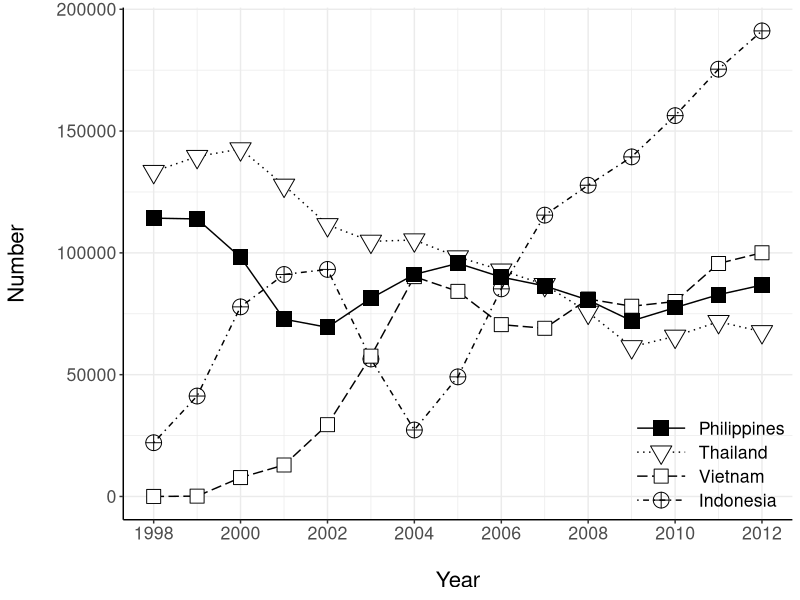
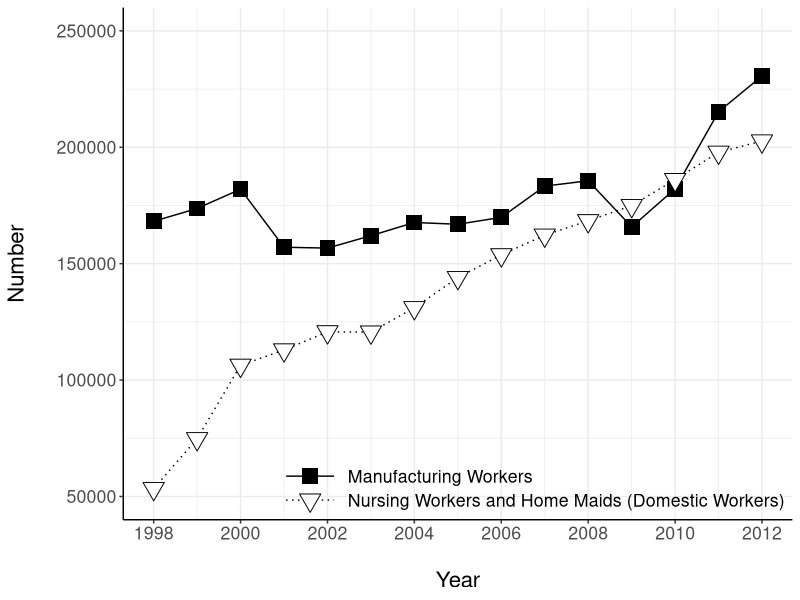
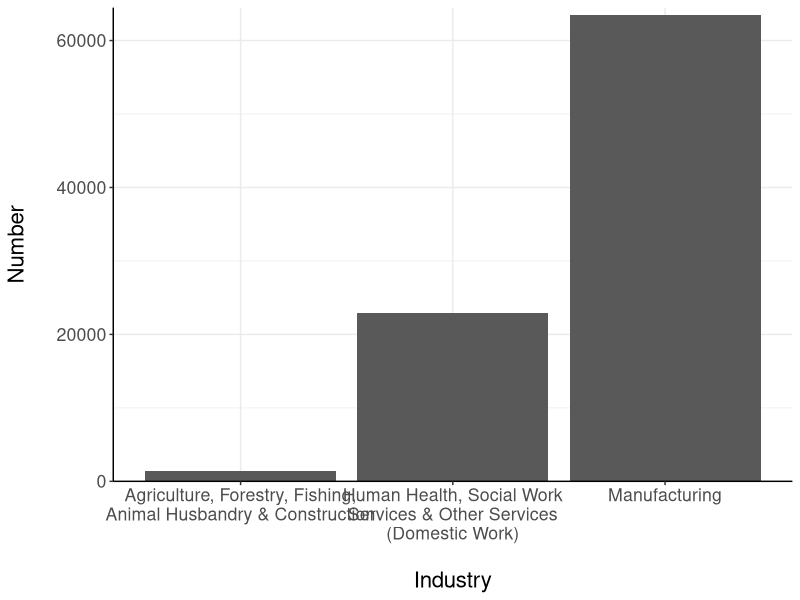
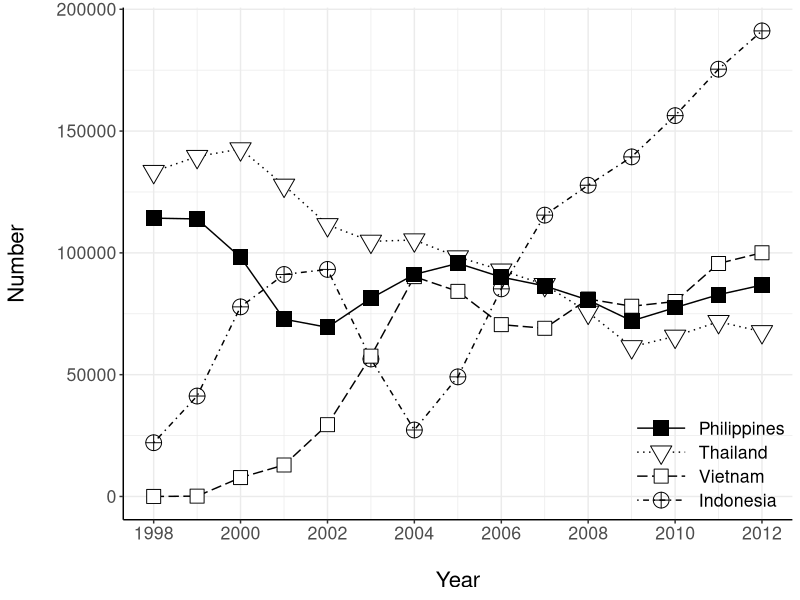
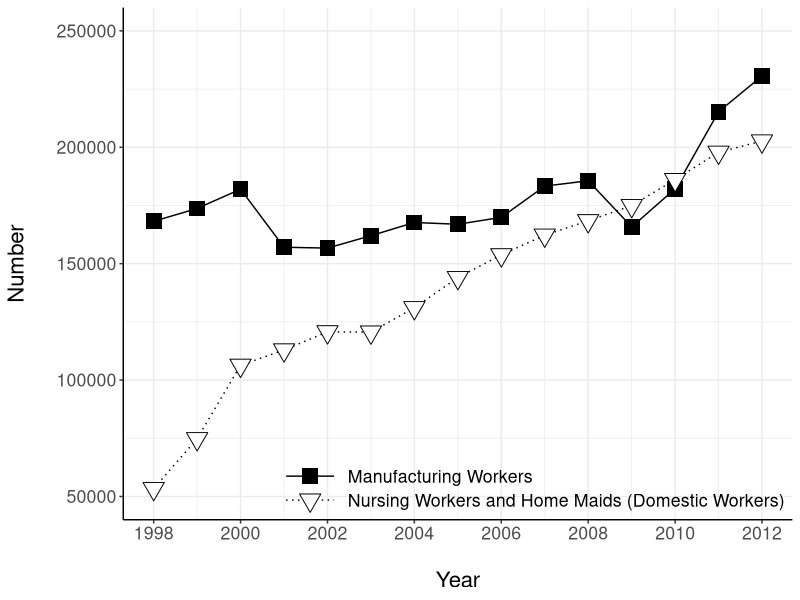
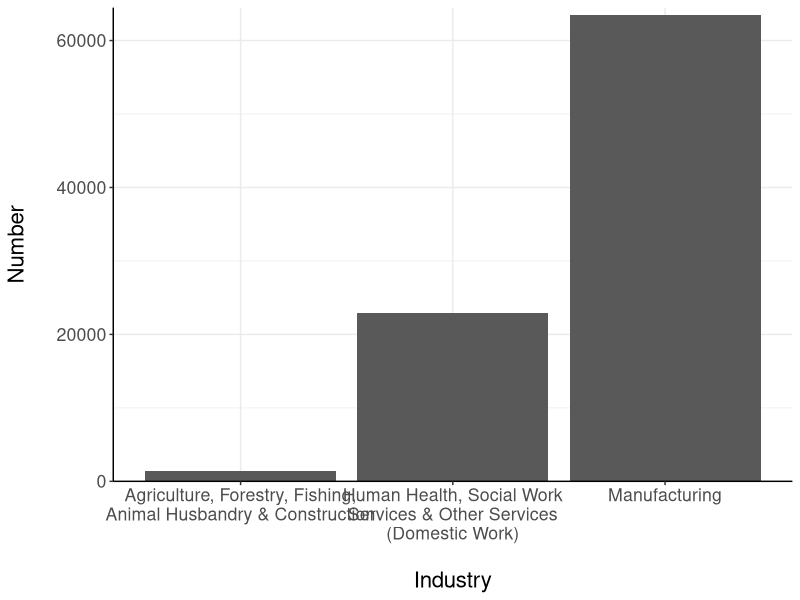

Here is the R script that generated these plots, in order:
library(tidyverse)
library(lubridate)

# Figure 1
f1 <- read_csv("fig1.csv")
f1.plot <- f1 %>%
  pivot_longer(-Year, names_to = "Country", values_to = "Value") %>%
  mutate(Year = make_date(Year)) %>%
  mutate(Country = factor(Country, levels = c("Philippines", "Thailand", "Vietnam", "Indonesia"))) %>%
  arrange(desc(Country)) %>%
  ggplot(aes(x = Year, y = Value, group = Country)) +
  geom_line(aes(linetype = Country)) +
  geom_point(aes(shape = Country),
    fill = "white",
    size = 5
  ) +
  labs(x = "\nYear", y = "Number\n") +
  scale_shape_manual(values = c(15, 25, 22, 10), name = "") +
  scale_linetype_manual(
    values = c("solid", "dotted", "longdash", "dotdash"),
    name = ""
  ) +
  scale_x_date(breaks = seq(as_date("1998-01-01"), as_date("2012-01-01"),
    by = "2 years"
  ), date_labels = "%Y") +
  theme_bw() +
  theme(
    panel.border = element_blank(),
    axis.line = element_line(color = "black"),
    legend.key = element_blank(),
    legend.background = element_blank(),
    legend.justification = c(1, 0),
    legend.position = c(1, 0),
    legend.key.width = unit(3, "line"),
    text = element_text(size = 16)
  )
f1.plot
ggsave("fig1.emf", f1.plot, height = 7, width = 9)

# Figure 2
f2 <- read_csv("fig2.csv")
f2.plot <- f2 %>%
  setNames(c(
    "Year", "Manufacturing Workers",
    "Nursing Workers and Home Maids (Domestic Workers)"
  )) %>%
  pivot_longer(-Year, names_to = "Type", values_to = "Value") %>%
  mutate(Year = make_date(Year)) %>%
  ggplot(aes(x = Year, y = Value, group = Type)) +
  geom_line(aes(linetype = Type)) +
  geom_point(aes(shape = Type),
    fill = "white",
    size = 5
  ) +
  labs(x = "\nYear", y = "Number\n") +
  scale_shape_manual(values = c(15, 25), name = "") +
  scale_linetype_manual(values = c("solid", "dotted"), name = "") +
  scale_x_date(breaks = seq(as_date("1998-01-01"), as_date("2012-01-01"),
    by = "2 years"
  ), date_labels = "%Y") +
  scale_y_continuous(limits = c(50000, 250000)) +
  theme_bw() +
  theme(
    panel.border = element_blank(),
    axis.line = element_line(color = "black"),
    legend.key = element_blank(),
    legend.background = element_blank(),
    legend.justification = c(1, 0),
    legend.position = c(1, 0),
    legend.key.width = unit(3, "line"),
    text = element_text(size = 16)
  )
f2.plot
ggsave("fig2.emf", f2.plot, height = 7, width = 9)

# Figure 3
f3 <- read_csv("fig3.csv")
f3.plot <- f3 %>%
  mutate(Industry = c(
    "Manufacturing",
    "Agriculture, Forestry, Fishing,\nAnimal Husbandry & Construction",
    "Human Health, Social Work\nServices & Other Services\n(Domestic Work)"
  )) %>%
  ggplot(aes(x = Industry, y = Number)) +
  geom_bar(stat = "identity", position = "dodge") +
  labs(x = "\nIndustry", y = "Number\n") +
  scale_y_continuous(limits = c(0, max(f3$Number) + 1000), expand = c(0, 0)) +
  theme_bw() +
  theme(
    panel.border = element_blank(),
    axis.line = element_line(color = "black"),
    text = element_text(size = 16)
  )
f3.plot
ggsave("fig3.emf", f3.plot, height = 7, width = 9)